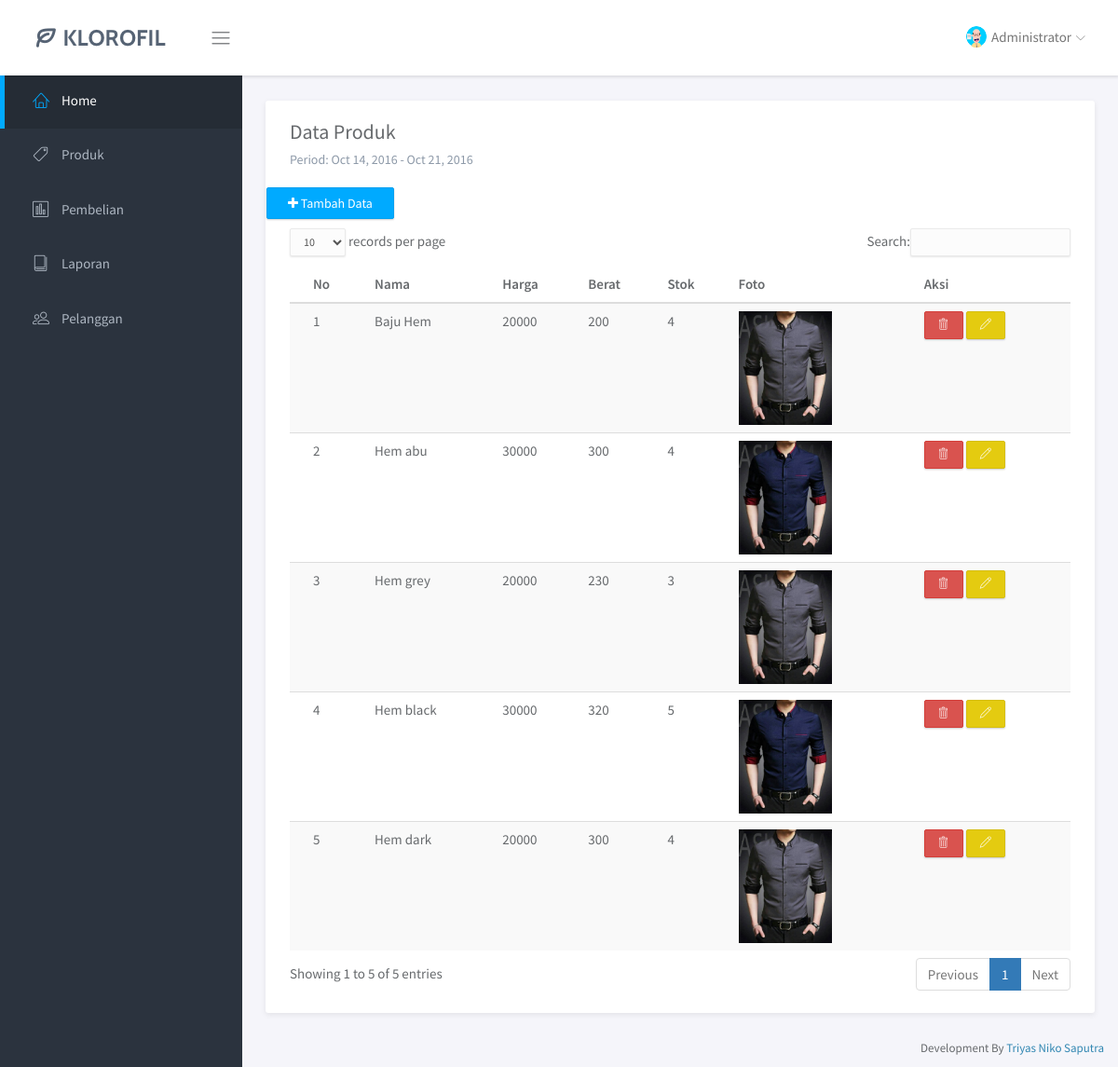
Page /admin/index.php?halaman=produk (signed in) on the committed database.
### tables this page shows
CREATE TABLE `tb_produk` (
  `id_produk` int(11) NOT NULL,
  `nama_produk` varchar(100) NOT NULL,
  `harga_produk` int(11) NOT NULL,
  `berat_produk` int(11) NOT NULL,
  `foto_produk` varchar(100) NOT NULL,
  `deskripsi_produk` text NOT NULL,
  `stok_produk` int(5) NOT NULL
);

### admin/produk.php (the view)
<div class="panel-heading">
	<h3 class="panel-title">Data Produk</h3>
	<p class="panel-subtitle">Period: Oct 14, 2016 - Oct 21, 2016</p>
</div>
<a href="index.php?halaman=tambahproduk" class="btn btn-primary"><i class="fa fa-plus"></i>&nbsp;Tambah Data</a>
<div class="panel-body">
	<div class="row">
		<div class="col-md-12">
			<table class="table table-resposive table-striped" id="dataTable">
				<thead>
					<tr>
						<th>No</th>
						<th>Nama</th>
						<th>Harga</th>
						<th>Berat</th>
						<th>Stok</th>
						<th>Foto</th>
						<th>Aksi</th>
					</tr>
				</thead>
				<tbody>
					<?php
						$nomor=1;
						$ambil=$koneksi->query("SELECT*FROM tb_produk");
						while($pecah=$ambil->fetch_assoc()){
					?>
					<tr>
						<td><?php echo $nomor; ?></td>
						<td><?php echo $pecah['nama_produk']; ?></td>
						<td><?php echo $pecah['harga_produk']; ?></td>
						<td><?php echo $pecah['berat_produk']; ?></td>
						<td><?php echo $pecah['stok_produk']; ?></td>
						<td>
							<img src="../foto_produk/<?php echo $pecah['foto_produk']; ?>" width="100">
						</td>
						<td>
							<a href="index.php?halaman=hapusproduk&id=<?php echo $pecah['id_produk']; ?>" class="btn btn-xs btn-danger"><i class="lnr lnr-trash"></i></a>
							<a href="index.php?halaman=ubahproduk&id=<?php echo $pecah['id_produk']; ?>" class="btn btn-xs btn-warning"><i class="lnr lnr-pencil"></i></a>
						</td>
					</tr>
					<?php
						$nomor++;
						}
					?>
				</tbody>
			</table>
		</div>
	</div>
</div>

### admin/index.php (shortened to what this page needs)
<?php
	include "koneksi.php";
	$id_admin=$_SESSION["admin"]["id_admin"];
		$ambil=$koneksi->query("SELECT*FROM tb_admin WHERE id_admin='$id_admin' ");
		$pecah=$ambil->fetch_assoc();
?>
<!doctype html>
<html lang="en">
<head>
	<link rel="stylesheet" href="assets/vendor/bootstrap/css/bootstrap.min.css">
	<link rel="stylesheet" href="assets/vendor/font-awesome/css/font-awesome.min.css">
	<link rel="stylesheet" href="assets/vendor/linearicons/style.css">
	<link rel="stylesheet" href="assets/vendor/chartist/css/chartist-custom.css">
	<link href="assets/vendor/dataTables/dataTables.bootstrap.css" rel="stylesheet" />
	<link rel="stylesheet" href="assets/css/main.css">
</head>
<body>
	<div id="wrapper">
		<nav class="navbar navbar-default navbar-fixed-top">
			<div class="brand">
				<a href="index.html"><img src="assets/img/logo-dark.png" alt="Klorofil Logo" class="img-responsive logo"></a>
			</div>
			<div class="container-fluid">
				<div class="navbar-btn">
					<button type="button" class="btn-toggle-fullwidth"><i class="lnr lnr-menu"></i></button>
				</div>
				<div id="navbar-menu">
					<ul class="nav navbar-nav navbar-right">
						<li class="dropdown">
							<a href="#" class="dropdown-toggle" data-toggle="dropdown"><img src="assets/img/<?php echo $pecah['foto_admin']; ?>" class="img-circle" alt="Avatar"> <span><?php echo $pecah["nama_lengkap"]; ?></span> <i class="icon-submenu lnr lnr-chevron-down"></i></a>
						</li>
					</ul>
				</div>
			</div>
		</nav>
		<div id="sidebar-nav" class="sidebar">
			<div class="sidebar-scroll">
				<nav>
					<ul class="nav">
						<li><a href="index.php" class="active"><i class="lnr lnr-home"></i> <span>Home</span></a></li>
						<li><a href="index.php?halaman=produk" class=""><i class="lnr lnr-tag"></i> <span>Produk</span></a></li>
						<li><a href="index.php?halaman=pembelian" class=""><i class="lnr lnr-chart-bars"></i> <span>Pembelian</span></a></li>
						<li><a href="index.php?halaman=laporan_pembelian" class=""><i class="lnr lnr-book"></i> <span>Laporan</span></a></li>
						<li><a href="index.php?halaman=pelanggan" class=""><i class="lnr lnr-users"></i> <span>Pelanggan</span></a></li>
					</ul>
				</nav>
			</div>
		</div>
		<div class="main">
			<div class="main-content">
				<div class="container-fluid">
					<div class="panel panel-headline">
						<?php
							if (isset($_GET['halaman'])) {
								if ($_GET['halaman']=="produk") {
									include 'produk.php';
								}elseif ($_GET['halaman']=="pembelian") {
									include 'pembelian.php';
								}elseif ($_GET['halaman']=="pelanggan") {
									include 'pelanggan.php';
								}elseif ($_GET['halaman']=="detail") {
									include 'detail.php';
								}elseif ($_GET['halaman']=="tambahproduk") {
									include 'tambahproduk.php';
								}elseif ($_GET['halaman']=="hapusproduk") {
									include 'hapusproduk.php';
								}elseif ($_GET['halaman']=="ubahproduk") {
									include 'ubahproduk.php';
								}elseif ($_GET['halaman']=="tambahpelanggan") {
									include 'tambahpelanggan.php';
								}elseif ($_GET['halaman']=="hapuspelanggan") {
									include 'hapuspelanggan.php';
								}elseif ($_GET['halaman']=="ubahpelanggan") {
									include 'ubahpelanggan.php';
								}elseif ($_GET['halaman']=="logout") {
									include 'logout.php';
								}elseif ($_GET['halaman']=="pembayaran") {
									include 'pembayaran.php';
								}elseif ($_GET['halaman']=="laporan_pembelian") {
									include 'laporan_pembelian.php';
								}elseif ($_GET['halaman']=="setting_profil") {
									include 'setting_profil.php';
								}
							}else{
								include 'home.php';
							}
						?>
					</div>
				</div>
			</div>
		</div>
		<footer>
			<div class="container-fluid">
				<p class="copyright"> Development By <i class="fa fa-love"></i><a href="https://.co">Triyas Niko Saputra</a>
				</p>
			</div>
		</footer>
	</div>
</body>
</html>

### rows in the picture
tb_produk: nama_produk "Baju Hem", harga_produk "20000", berat_produk "200", stok_produk "4", foto_produk (picture)
tb_produk: nama_produk "Hem abu", harga_produk "30000", berat_produk "300", stok_produk "4", foto_produk (picture)
tb_produk: nama_produk "Hem grey", harga_produk "20000", berat_produk "230", stok_produk "3", foto_produk (picture)
tb_produk: nama_produk "Hem black", harga_produk "30000", berat_produk "320", stok_produk "5", foto_produk (picture)
tb_produk: nama_produk "Hem dark", harga_produk "20000", berat_produk "300", stok_produk "4", foto_produk (picture)

### other values in the picture
$pecah["nama_lengkap"] "Administrator"
